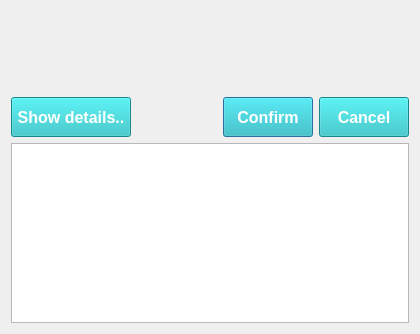
<?xml version="1.0" encoding="UTF-8"?>
<ui version="4.0">
 <class>Dialog</class>
 <widget class="QDialog" name="Dialog">
  <property name="geometry">
   <rect>
    <x>0</x>
    <y>0</y>
    <width>420</width>
    <height>334</height>
   </rect>
  </property>
  <property name="minimumSize">
   <size>
    <width>400</width>
    <height>300</height>
   </size>
  </property>
  <property name="windowTitle">
   <string>Dialog</string>
  </property>
  <layout class="QGridLayout" name="gridLayout">
   <item row="0" column="0">
    <widget class="QLabel" name="Info_box">
     <property name="minimumSize">
      <size>
       <width>300</width>
       <height>80</height>
      </size>
     </property>
     <property name="palette">
      <palette>
       <active>
        <colorrole role="WindowText">
         <brush brushstyle="SolidPattern">
          <color alpha="255">
           <red>227</red>
           <green>76</green>
           <blue>114</blue>
          </color>
         </brush>
        </colorrole>
        <colorrole role="Text">
         <brush brushstyle="SolidPattern">
          <color alpha="255">
           <red>0</red>
           <green>170</green>
           <blue>255</blue>
          </color>
         </brush>
        </colorrole>
        <colorrole role="PlaceholderText">
         <brush brushstyle="SolidPattern">
          <color alpha="128">
           <red>0</red>
           <green>170</green>
           <blue>255</blue>
          </color>
         </brush>
        </colorrole>
       </active>
       <inactive>
        <colorrole role="WindowText">
         <brush brushstyle="SolidPattern">
          <color alpha="255">
           <red>227</red>
           <green>76</green>
           <blue>114</blue>
          </color>
         </brush>
        </colorrole>
        <colorrole role="Text">
         <brush brushstyle="SolidPattern">
          <color alpha="255">
           <red>0</red>
           <green>170</green>
           <blue>255</blue>
          </color>
         </brush>
        </colorrole>
        <colorrole role="PlaceholderText">
         <brush brushstyle="SolidPattern">
          <color alpha="128">
           <red>0</red>
           <green>170</green>
           <blue>255</blue>
          </color>
         </brush>
        </colorrole>
       </inactive>
       <disabled>
        <colorrole role="WindowText">
         <brush brushstyle="SolidPattern">
          <color alpha="255">
           <red>120</red>
           <green>120</green>
           <blue>120</blue>
          </color>
         </brush>
        </colorrole>
        <colorrole role="Text">
         <brush brushstyle="SolidPattern">
          <color alpha="255">
           <red>120</red>
           <green>120</green>
           <blue>120</blue>
          </color>
         </brush>
        </colorrole>
        <colorrole role="PlaceholderText">
         <brush brushstyle="SolidPattern">
          <color alpha="128">
           <red>0</red>
           <green>0</green>
           <blue>0</blue>
          </color>
         </brush>
        </colorrole>
       </disabled>
      </palette>
     </property>
     <property name="font">
      <font>
       <family>Arial</family>
       <pointsize>14</pointsize>
       <bold>false</bold>
      </font>
     </property>
     <property name="text">
      <string/>
     </property>
     <property name="alignment">
      <set>Qt::AlignCenter</set>
     </property>
    </widget>
   </item>
   <item row="1" column="0">
    <layout class="QHBoxLayout" name="horizontalLayout">
     <item>
      <widget class="QPushButton" name="Hide_btn">
       <property name="sizePolicy">
        <sizepolicy hsizetype="Fixed" vsizetype="Fixed">
         <horstretch>0</horstretch>
         <verstretch>0</verstretch>
        </sizepolicy>
       </property>
       <property name="minimumSize">
        <size>
         <width>120</width>
         <height>40</height>
        </size>
       </property>
       <property name="font">
        <font>
         <family>Arial</family>
         <pointsize>12</pointsize>
         <bold>true</bold>
        </font>
       </property>
       <property name="styleSheet">
        <string notr="true">background-color: rgb(33, 190, 193);
selection-color: rgb(255, 85, 127);
color: rgb(255, 255, 255);</string>
       </property>
       <property name="text">
        <string>Show details..</string>
       </property>
       <property name="autoDefault">
        <bool>false</bool>
       </property>
       <property name="default">
        <bool>false</bool>
       </property>
       <property name="flat">
        <bool>false</bool>
       </property>
      </widget>
     </item>
     <item>
      <spacer name="horizontalSpacer">
       <property name="orientation">
        <enum>Qt::Horizontal</enum>
       </property>
       <property name="sizeHint" stdset="0">
        <size>
         <width>40</width>
         <height>20</height>
        </size>
       </property>
      </spacer>
     </item>
     <item>
      <widget class="QPushButton" name="Confirm_btn">
       <property name="sizePolicy">
        <sizepolicy hsizetype="Fixed" vsizetype="Fixed">
         <horstretch>0</horstretch>
         <verstretch>0</verstretch>
        </sizepolicy>
       </property>
       <property name="minimumSize">
        <size>
         <width>90</width>
         <height>40</height>
        </size>
       </property>
       <property name="font">
        <font>
         <family>Arial</family>
         <pointsize>12</pointsize>
         <bold>true</bold>
        </font>
       </property>
       <property name="styleSheet">
        <string notr="true">background-color: rgb(33, 190, 193);
selection-color: rgb(255, 85, 127);
color: rgb(255, 255, 255);</string>
       </property>
       <property name="text">
        <string>Confirm</string>
       </property>
      </widget>
     </item>
     <item>
      <widget class="QPushButton" name="Cancel_btn">
       <property name="sizePolicy">
        <sizepolicy hsizetype="Fixed" vsizetype="Fixed">
         <horstretch>0</horstretch>
         <verstretch>0</verstretch>
        </sizepolicy>
       </property>
       <property name="minimumSize">
        <size>
         <width>90</width>
         <height>40</height>
        </size>
       </property>
       <property name="font">
        <font>
         <family>Arial</family>
         <pointsize>12</pointsize>
         <bold>true</bold>
        </font>
       </property>
       <property name="styleSheet">
        <string notr="true">background-color: rgb(33, 190, 193);
selection-color: rgb(255, 85, 127);
color: rgb(255, 255, 255);</string>
       </property>
       <property name="text">
        <string>Cancel</string>
       </property>
      </widget>
     </item>
    </layout>
   </item>
   <item row="2" column="0">
    <widget class="QTextBrowser" name="Detail_text">
     <property name="minimumSize">
      <size>
       <width>380</width>
       <height>180</height>
      </size>
     </property>
     <property name="palette">
      <palette>
       <active>
        <colorrole role="Text">
         <brush brushstyle="SolidPattern">
          <color alpha="255">
           <red>0</red>
           <green>170</green>
           <blue>255</blue>
          </color>
         </brush>
        </colorrole>
        <colorrole role="PlaceholderText">
         <brush brushstyle="SolidPattern">
          <color alpha="128">
           <red>0</red>
           <green>170</green>
           <blue>255</blue>
          </color>
         </brush>
        </colorrole>
       </active>
       <inactive>
        <colorrole role="Text">
         <brush brushstyle="SolidPattern">
          <color alpha="255">
           <red>0</red>
           <green>170</green>
           <blue>255</blue>
          </color>
         </brush>
        </colorrole>
        <colorrole role="PlaceholderText">
         <brush brushstyle="SolidPattern">
          <color alpha="128">
           <red>0</red>
           <green>170</green>
           <blue>255</blue>
          </color>
         </brush>
        </colorrole>
       </inactive>
       <disabled>
        <colorrole role="Text">
         <brush brushstyle="SolidPattern">
          <color alpha="255">
           <red>120</red>
           <green>120</green>
           <blue>120</blue>
          </color>
         </brush>
        </colorrole>
        <colorrole role="PlaceholderText">
         <brush brushstyle="SolidPattern">
          <color alpha="128">
           <red>0</red>
           <green>0</green>
           <blue>0</blue>
          </color>
         </brush>
        </colorrole>
       </disabled>
      </palette>
     </property>
     <property name="font">
      <font>
       <family>Arial</family>
       <pointsize>14</pointsize>
       <bold>true</bold>
      </font>
     </property>
     <property name="contextMenuPolicy">
      <enum>Qt::DefaultContextMenu</enum>
     </property>
     <property name="html">
      <string>&lt;!DOCTYPE HTML PUBLIC &quot;-//W3C//DTD HTML 4.0//EN&quot; &quot;http://www.w3.org/TR/REC-html40/strict.dtd&quot;&gt;
&lt;html&gt;&lt;head&gt;&lt;meta name=&quot;qrichtext&quot; content=&quot;1&quot; /&gt;&lt;meta charset=&quot;utf-8&quot; /&gt;&lt;style type=&quot;text/css&quot;&gt;
p, li { white-space: pre-wrap; }
hr { height: 1px; border-width: 0; }
&lt;/style&gt;&lt;/head&gt;&lt;body style=&quot; font-family:'Arial'; font-size:14pt; font-weight:700; font-style:normal;&quot;&gt;
&lt;p style=&quot;-qt-paragraph-type:empty; margin-top:0px; margin-bottom:0px; margin-left:0px; margin-right:0px; -qt-block-indent:0; text-indent:0px; font-weight:600;&quot;&gt;&lt;br /&gt;&lt;/p&gt;&lt;/body&gt;&lt;/html&gt;</string>
     </property>
    </widget>
   </item>
  </layout>
 </widget>
 <resources/>
 <connections/>
</ui>
